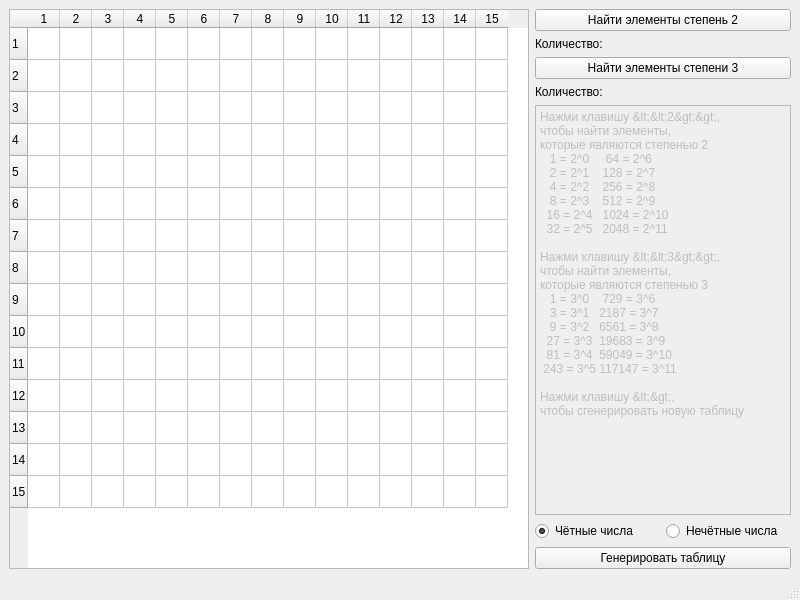
<?xml version="1.0" encoding="UTF-8"?>
<ui version="4.0">
 <class>MainWindow</class>
 <widget class="QMainWindow" name="MainWindow">
  <property name="geometry">
   <rect>
    <x>0</x>
    <y>0</y>
    <width>800</width>
    <height>600</height>
   </rect>
  </property>
  <property name="windowTitle">
   <string>MainWindow</string>
  </property>
  <widget class="QWidget" name="centralwidget">
   <layout class="QGridLayout" name="gridLayout_5">
    <item row="0" column="0">
     <widget class="QTableWidget" name="tableWidget">
      <attribute name="horizontalHeaderMinimumSectionSize">
       <number>32</number>
      </attribute>
      <attribute name="horizontalHeaderDefaultSectionSize">
       <number>32</number>
      </attribute>
      <attribute name="verticalHeaderMinimumSectionSize">
       <number>32</number>
      </attribute>
      <attribute name="verticalHeaderDefaultSectionSize">
       <number>32</number>
      </attribute>
      <row>
       <property name="text">
        <string>1</string>
       </property>
      </row>
      <row>
       <property name="text">
        <string>2</string>
       </property>
      </row>
      <row>
       <property name="text">
        <string>3</string>
       </property>
      </row>
      <row>
       <property name="text">
        <string>4</string>
       </property>
      </row>
      <row>
       <property name="text">
        <string>5</string>
       </property>
      </row>
      <row>
       <property name="text">
        <string>6</string>
       </property>
      </row>
      <row>
       <property name="text">
        <string>7</string>
       </property>
      </row>
      <row>
       <property name="text">
        <string>8</string>
       </property>
      </row>
      <row>
       <property name="text">
        <string>9</string>
       </property>
      </row>
      <row>
       <property name="text">
        <string>10</string>
       </property>
      </row>
      <row>
       <property name="text">
        <string>11</string>
       </property>
      </row>
      <row>
       <property name="text">
        <string>12</string>
       </property>
      </row>
      <row>
       <property name="text">
        <string>13</string>
       </property>
      </row>
      <row>
       <property name="text">
        <string>14</string>
       </property>
      </row>
      <row>
       <property name="text">
        <string>15</string>
       </property>
      </row>
      <column>
       <property name="text">
        <string>1</string>
       </property>
      </column>
      <column>
       <property name="text">
        <string>2</string>
       </property>
      </column>
      <column>
       <property name="text">
        <string>3</string>
       </property>
      </column>
      <column>
       <property name="text">
        <string>4</string>
       </property>
      </column>
      <column>
       <property name="text">
        <string>5</string>
       </property>
      </column>
      <column>
       <property name="text">
        <string>6</string>
       </property>
      </column>
      <column>
       <property name="text">
        <string>7</string>
       </property>
      </column>
      <column>
       <property name="text">
        <string>8</string>
       </property>
      </column>
      <column>
       <property name="text">
        <string>9</string>
       </property>
      </column>
      <column>
       <property name="text">
        <string>10</string>
       </property>
      </column>
      <column>
       <property name="text">
        <string>11</string>
       </property>
      </column>
      <column>
       <property name="text">
        <string>12</string>
       </property>
      </column>
      <column>
       <property name="text">
        <string>13</string>
       </property>
      </column>
      <column>
       <property name="text">
        <string>14</string>
       </property>
      </column>
      <column>
       <property name="text">
        <string>15</string>
       </property>
      </column>
     </widget>
    </item>
    <item row="0" column="1">
     <layout class="QGridLayout" name="gridLayout_4">
      <item row="0" column="0" colspan="2">
       <layout class="QGridLayout" name="gridLayout_3">
        <item row="1" column="0">
         <layout class="QGridLayout" name="gridLayout_2">
          <item row="0" column="0" colspan="2">
           <widget class="QPushButton" name="pushButton_pow3">
            <property name="text">
             <string>Найти элементы степени 3</string>
            </property>
           </widget>
          </item>
          <item row="1" column="0">
           <widget class="QLabel" name="label_2">
            <property name="text">
             <string>Количество:</string>
            </property>
           </widget>
          </item>
          <item row="1" column="1">
           <widget class="QLabel" name="label_sumMod3">
            <property name="text">
             <string/>
            </property>
           </widget>
          </item>
         </layout>
        </item>
        <item row="0" column="0">
         <layout class="QGridLayout" name="gridLayout">
          <item row="0" column="0" colspan="2">
           <widget class="QPushButton" name="pushButton_pow2">
            <property name="text">
             <string>Найти элементы степень 2</string>
            </property>
           </widget>
          </item>
          <item row="1" column="1">
           <widget class="QLabel" name="label_sumMod2">
            <property name="text">
             <string/>
            </property>
           </widget>
          </item>
          <item row="1" column="0">
           <widget class="QLabel" name="label">
            <property name="layoutDirection">
             <enum>Qt::RightToLeft</enum>
            </property>
            <property name="text">
             <string>Количество:</string>
            </property>
           </widget>
          </item>
         </layout>
        </item>
        <item row="2" column="0">
         <widget class="QPlainTextEdit" name="plainTextEdit">
          <property name="enabled">
           <bool>false</bool>
          </property>
          <property name="font">
           <font/>
          </property>
          <property name="plainText">
           <string>Нажми клавишу &lt;&lt;2&gt;&gt;,
чтобы найти элементы,
которые являются степенью 2
   1 = 2^0     64 = 2^6
   2 = 2^1    128 = 2^7
   4 = 2^2    256 = 2^8
   8 = 2^3    512 = 2^9
  16 = 2^4   1024 = 2^10
  32 = 2^5   2048 = 2^11

Нажми клавишу &lt;&lt;3&gt;&gt;,
чтобы найти элементы,
которые являются степенью 3
   1 = 3^0    729 = 3^6
   3 = 3^1   2187 = 3^7
   9 = 3^2   6561 = 3^8
  27 = 3^3  19683 = 3^9
  81 = 3^4  59049 = 3^10
 243 = 3^5 117147 = 3^11

Нажми клавишу &lt;&lt;G&gt;&gt;,
чтобы сгенерировать новую таблицу</string>
          </property>
         </widget>
        </item>
       </layout>
      </item>
      <item row="1" column="0">
       <widget class="QRadioButton" name="radioButton">
        <property name="text">
         <string>Чётные числа</string>
        </property>
        <property name="checked">
         <bool>true</bool>
        </property>
       </widget>
      </item>
      <item row="1" column="1">
       <widget class="QRadioButton" name="radioButton_2">
        <property name="text">
         <string>Нечётные числа</string>
        </property>
       </widget>
      </item>
      <item row="2" column="0" colspan="2">
       <widget class="QPushButton" name="pushButton_generateTable">
        <property name="text">
         <string>Генерировать таблицу</string>
        </property>
       </widget>
      </item>
     </layout>
    </item>
   </layout>
  </widget>
  <widget class="QMenuBar" name="menubar">
   <property name="geometry">
    <rect>
     <x>0</x>
     <y>0</y>
     <width>800</width>
     <height>25</height>
    </rect>
   </property>
  </widget>
  <widget class="QStatusBar" name="statusbar"/>
 </widget>
 <resources/>
 <connections/>
</ui>
